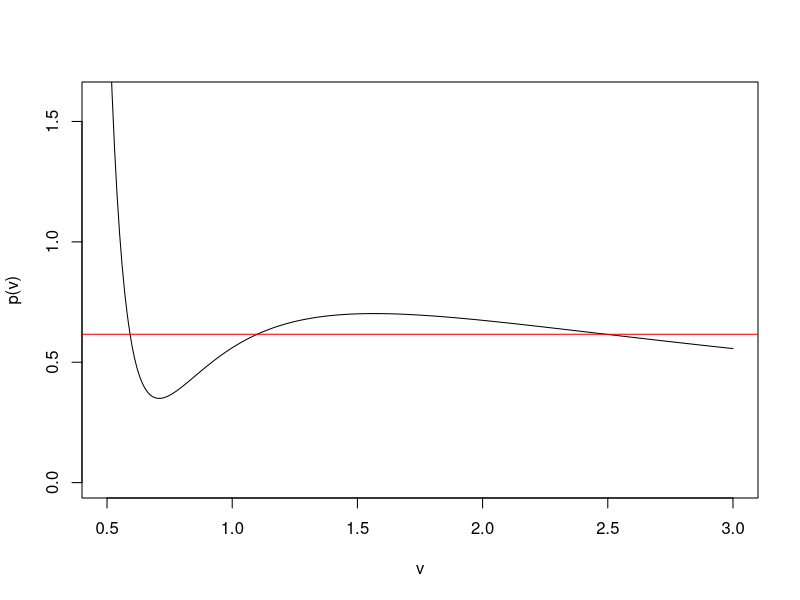

The R source for this figure:
rm(list=ls())


MidPointRule <- function(f, a, b, n = 1){
  h <- (b-a)/n
  return(h*sum(f(a+h*(1:n)-h*0.5)))
}
MidPointRuleRichardson <- function(f, a, b, n = 1){
  res <- sapply(2^(0:(n-1)), function(n) MidPointRule(f, a, b, n))
  if(n > 1){
    for(i in 1:(n-1)){
      m <- n-i+1
      power <- 4^i
      res <- (power*res[2:m]-res[1:(m-1)])/(power-1)
    }
  }
  return(res)
}

Bisekce <- function(f,a,b){
  if(f(a)*f(b) < 0){
    fa <- f(a)
    fb <- f(b)
    repeat{
      c <- (a+b)/2
      if(c == a || c == b) break
      fc <- f(c)
      if(fa*fc < 0){
        b <- c
        fb <- fc
      }else{
        a <- c
        fa <- fc
      }
    }
  }else{
    print("Mas blbe vstup.")
  }
  return(c)
}

p <- function(v) {return(8*0.89/(3*v-1)-3/(v*v))}



n <- Bisekce(
  function(x){
a <- Bisekce(function(v) p(v)-0.6,0.5,0.8)
b <- Bisekce(function(v) p(v)-0.6,2,10)
return(MidPointRuleRichardson(function(v) p(v)-x,a,b,8))
}, 0.6, 0.62)
print(n)
v <- seq(0.5,3,0.01)
plot(v,p(v), type = "l", xlim = c(0.5,3), ylim = c(0,1.6))
abline(n,0,col="red")
